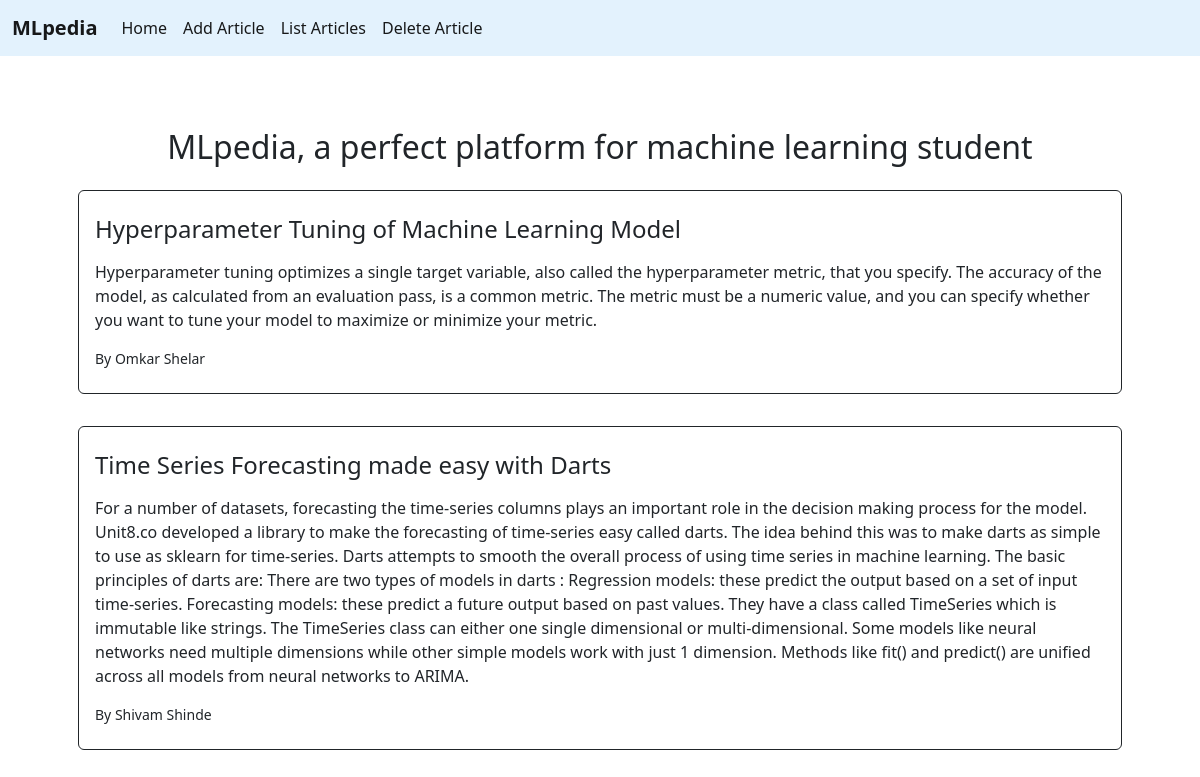
/list_articles, run on the app's committed database.
### app.py (models this page shows, shortened)
class BlogPosts(db.Model):
    __tablename__ = 'BlogPosts'
    id = db.Column(db.Integer, primary_key=True)
    name = db.Column(db.Text)
    article_title = db.Column(db.Text)
    article_content = db.Column(db.Text)

### app.py (the view)
@app.route('/list_articles')
def list_articles():
    articles = BlogPosts.query.all()
    return render_template('list_articles.html',articles=articles)

### templates/list_articles.html (shortened to what this page needs)
{% extends 'base.html' %}
{% block content %}
<div class="container p-5 mt-4 d-flex flex-column justify-content-center align-items-center">
    <h2>MLpedia, a perfect platform for machine learning student</h2>
    {% for article in articles %}
    <div class="container border border-dark rounded p-3 my-3 d-flex flex-column justify-content-start align-items-start">
        <h4 class="my-2 text-left">{{ article.article_title }}</h4>
        <p class="my-2 text-left">{{ article.article_content }}</p>
        <small class="my-2 text-left">By {{ article.name }}</small>
    </div>
    {% endfor %}
</div>
{% endblock %}

### templates/base.html (shortened to what this page needs)
<!DOCTYPE html>
<html lang="en">
<head>
    <link href="https://cdn.jsdelivr.net/npm/bootstrap@5.2.0/dist/css/bootstrap.min.css" rel="stylesheet"
>
</head>
<body>
    <nav class="navbar navbar-expand-lg" style="background-color: #e3f2fd;">
        <div class="container-fluid">
          <a class="navbar-brand" href="{{ url_for('index') }}"><strong>MLpedia</strong></a>
          <div class="collapse navbar-collapse" id="navbarSupportedContent">
            <ul class="navbar-nav me-auto mb-2 mb-lg-0">
              <li class="nav-item">
                <a class="nav-link active" aria-current="page" href="{{ url_for('index') }}">Home</a>
              </li>
              <li class="nav-item">
                <a class="nav-link active" aria-current="page" href="{{ url_for('add_articles') }}">Add Article</a>
              </li>
              <li class="nav-item">
                <a class="nav-link active" aria-current="page" href="{{ url_for('list_articles') }}">List Articles</a>
              </li>
              <li class="nav-item">
                <a class="nav-link active" aria-current="page" href="{{ url_for('delete_articles') }}">Delete Article</a>
              </li>
            </ul>
          </div>
        </div>
      </nav>
      {% block content %}
      {% endblock %}
</body>
</html>

### data on the page
BlogPosts: article_title "Hyperparameter Tuning of Machine Learning Model", article_content "Hyperparameter tuning optimizes a single target variable, also called the hyperparameter metric, that you specify. The accuracy of the model, as calculated from an evaluation pass, is a common metric. The metric must be a numeric value, and you can specify whether you want to tune your model to maximize or minimize your metric.", name "Omkar Shelar"
BlogPosts: article_title "Time Series Forecasting made easy with Darts", article_content "For a number of datasets, forecasting the time-series columns plays an important role in the decision making process for the model. Unit8.co developed a library to make the forecasting of time-series easy called darts. The idea behind this was to make darts as simple to use as sklearn for time-series. Darts attempts to smooth the overall process of using time series in machine learning. The basic principles of darts are: There are two types of models in darts : Regression models: these predict the output based on a set of input time-series. Forecasting models: these predict a future output based on past values. They have a class called TimeSeries which is immutable like strings. The…", name "Shivam Shinde"
